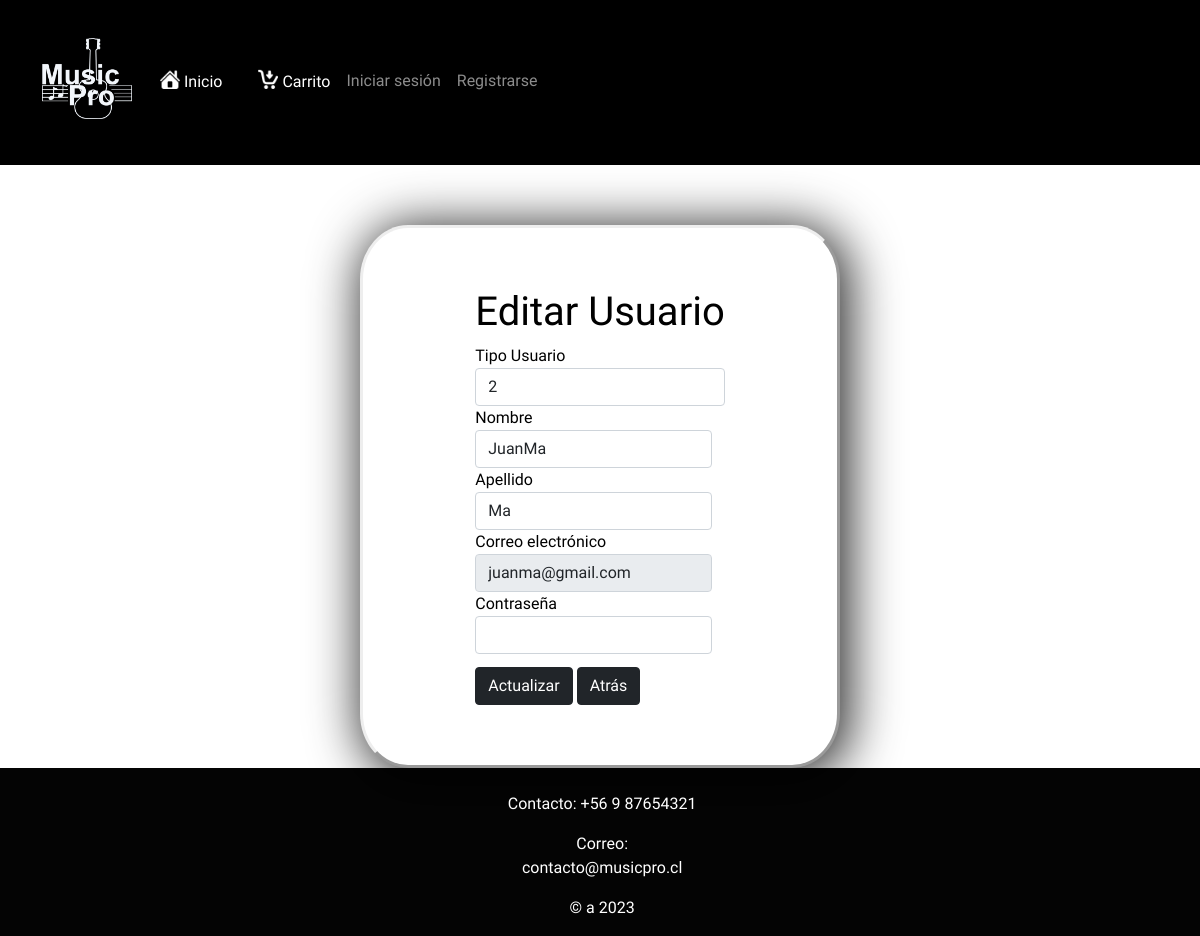
Page /EditarUsuario/juanma@gmail.com on the committed database.
### core/models.py (models this page shows, shortened)
class Usuario(models.Model):
    cam_auto = models.IntegerField(default=0)
    nombre = models.CharField(max_length=16, )
    apellido = models.CharField( max_length=16, null=False)
    email = models.EmailField(primary_key=True, unique=True)
    pwd = models.CharField(null=False, max_length=12)
    tipoUsuario = models.IntegerField()
    rut = models.CharField(max_length=10, default= '')
    direccion = models.CharField(max_length=50, null=False, default= '')
    telefono = models.CharField(max_length=10, default=0)
    codigoPostal = models.IntegerField(max_length=50, default= 0)
    estado = models.CharField(max_length=50, default= '')
    ciudad = models.CharField(max_length=50, default= '')

### core/views.py (the view)
# urls.py: path('EditarUsuario', EditarUsuario, name='EditarUsuario'),
def EditarUsuario(request, email):
    contexto = {'usuario' : Usuario.objects.get(email=email)}
    return render(request, 'core/actualizarUsuarioAdmin.html', contexto)

### core/context_processor.py (called while the page is built)
def total_carrito(request):
    total = 0
    if 'carrito' in request.session:
        for key, value in request.session["carrito"].items():
            total += int(value["acumulado"])
    return {"total_carrito":total}

### core/templates/core/actualizarUsuarioAdmin.html (shortened to what this page needs)
{% extends "core/layout.html" %}
{% load static %}
{% block head %}
    <link href="{% static 'core/css/actualizarusuarioadmin.css' %}" rel="stylesheet" type="text/css">
{% endblock %}
{% block content %}
<div id="pantalla">
    <form id="formRegistro" method="post"  action="/editar_usuario">
        <div class="form-group" id="titulo">
            <h1>Editar Usuario</h1>
        </div>
        <div class="form-group" id="formNombre">
            <label for=" exampleInputEmail1">Tipo Usuario</label>
            <input type="text" class="form-control"     id="tipoUsuario" name="tipoUsuario" value="{{ usuario.tipoUsuario }}">
        </div>
        <div class="form-group" id="formNombre">
            <label for=" exampleInputEmail1">Nombre</label>
            <input type="text" class="form-control"     id="inputNombre" name="nombre" value="{{ usuario.nombre }}">
        </div>
        <div class="form-group" id="formNombre">
            <label for=" exampleInputEmail1">Apellido</label>
            <input type="text" class="form-control"     id="inputNombre" name="apellido" value="{{ usuario.apellido }}">
        </div>
        <div class="form-group" id="formCorreo">
            <label for="exampleInputEmail1">Correo electrónico</label>
            <input type="email" class="form-control" id="inputCorreo" aria-describedby="emailHelp" name="email" value="{{ usuario.email }}" readonly >
        </div>
        <div class="form-group" id="formContraseña">
            <label for="exampleInputPassword1">Contraseña</label>
            <input type="password" class="form-control" id="inputContraseña" name="password">
        </div>
        <div id="boton">
            <button type="submit" class="btn btn-dark " id="btnRegistrarse">Actualizar</button>
            <a href="{% url 'usuarioAdmin' %}" class="btn btn-dark" id="atras">Atrás</a>
        </div>
    </form>
</div>
{% endblock %}

### core/static/core/css/stylelayout.css (style rules this page uses)
body { background-image: url("https://i.pinimg.com/564x/20/8b/9b/208b9ba35cebefbba9f945fb69f021ce.jpg"); background-repeat: no-repeat; background-position: center center; background-size: cover; background-attachment: fixed; }
* { padding: 0; margin: 0; font-family: 'Chakra Petch', sans-serif; }
body { background-color: #ffffff; background-color: #ffffff; }

### core/static/core/css/actualizarusuarioadmin.css (style rules this page uses)
#pantalla { display: flex; justify-content: center; width: 40%; height: 60%; padding-top: 5%; padding-bottom: 5%; margin-top: 5%; background-color: rgb(255, 255, 255); color: rgb(0, 0, 0); border-style: outset; box-shadow: 5px 5px 50px 5px rgb(44, 44, 44); border-radius: 10%; }
#inputNombre { width: 95%; }
#inputCorreo { width: 95%; }
#inputContraseña { width: 95%; }
#boton { margin-top: 5%; }

### rows in the picture
Usuario: tipoUsuario "2", nombre "JuanMa", apellido "Ma", email "juanma@gmail.com"
